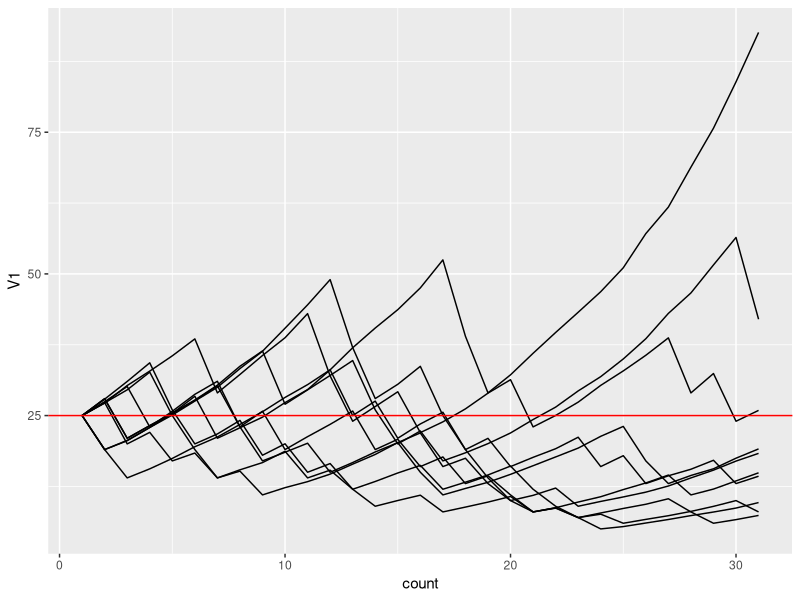
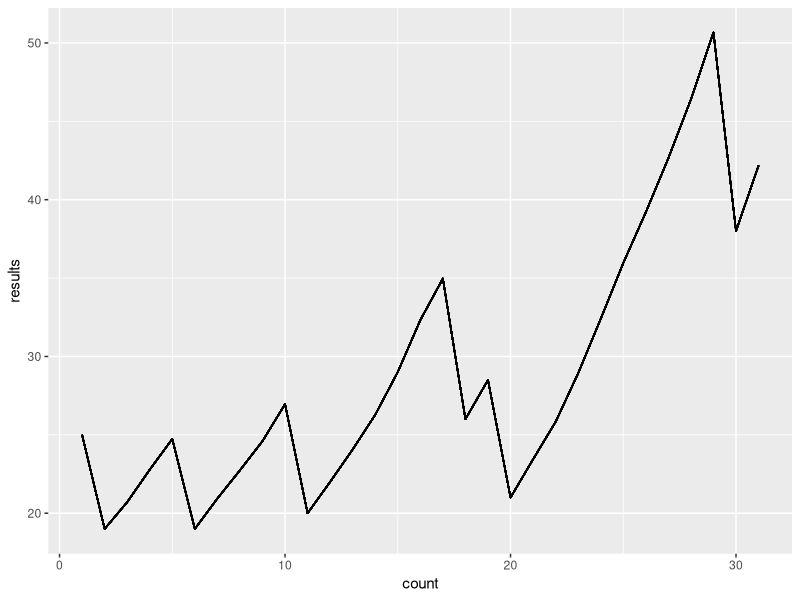
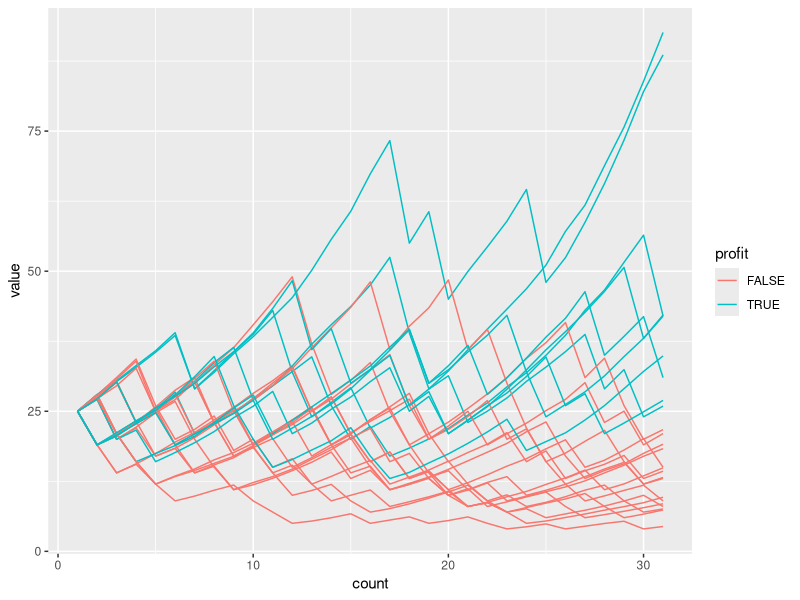
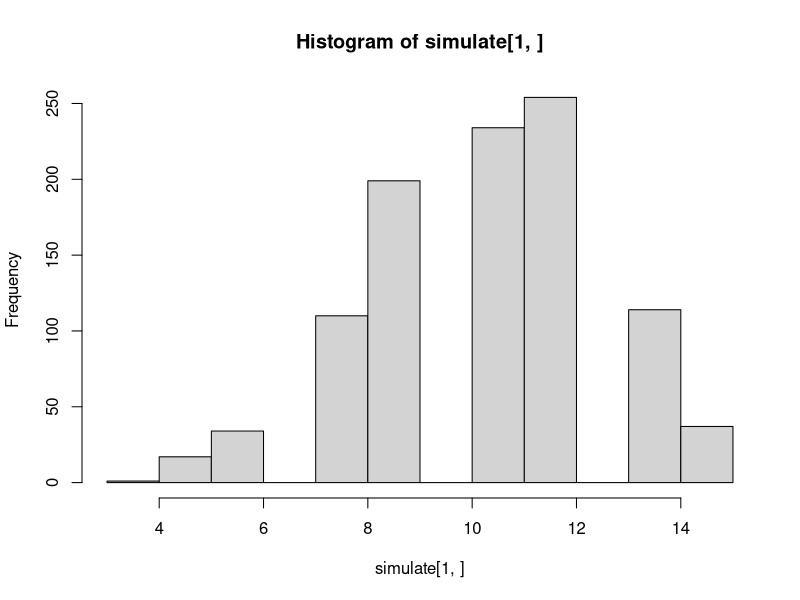

Here is the R script that generated these plots, in order:
# Load in the relevant packages
library(tidyverse)
library(reshape2)

simulator <- function(starting_bank = 10, n_bet, stake_proportion, odds_range = c(1.6, 1.8), win_perc) {
  # Loop through n_bet and simulate the result
  bank = starting_bank;
  bank_tracker = c(bank)
  
  for(i in 1:n_bet) {
    odds <- sample(seq(odds_range[1], odds_range[2], 0.01), 1)
    chance <- sample(1:100, 1)
    if(chance <= win_perc){
      bank = round((bank * (1 - stake_proportion)) + (bank * stake_proportion * odds), 2)
      stake <- bank * stake_proportion
      winnings <- (bank * stake_proportion * odds)
      print(paste("Won bet ", i, ": ", bank, sep = "" ))
    } else {
      bank = round(bank * 0.75)
      print(paste("Lost bet ", i, ": ", bank, sep = "" ))
    }
    bank_tracker = c(bank_tracker,  bank)
  }
  return(bank_tracker)

}


# Set up multiple trials 
perms <- 30
trials <- 25
results_frame <- matrix(ncol = trials, nrow = (perms + 1))

for(i in 1:trials){
  results <- unlist(simulator(starting_bank = 25, n_bet = perms, stake_proportion = 0.20, odds_range = c(1.4, 1.6), win_perc = 70))
  results_frame[,i] <- results
}
results_frame

new_results <- as.data.frame(results_frame)
new_results[,"count"] <- seq(1:(perms+1))

ggplot(data = new_results, aes(x=count)) + geom_line(aes(y=V1)) + geom_line(aes(y=V2)) + geom_line(aes(y=V3)) + geom_line(aes(y=V4)) + geom_line(aes(y=V5)) + geom_line(aes(y=V6)) + geom_line(aes(y=V7)) + geom_line(aes(y=V8)) + geom_line(aes(y=V9)) + geom_line(aes(y=V10)) + 
  geom_hline(yintercept = 25, colour = "red")
new_results[,1]
p <- ggplot()
for(i in 1:25){
  results <- new_results[,i]
  p <- p + geom_line(data = new_results, aes(x = count, y=results))
}
p


long_results <- melt(new_results, id.vars = "count")


profitable <- long_results %>% filter(count == 31) %>% mutate(profit = value > 25) %>% filter(profit == TRUE) %>% select(variable)
test_results <- long_results %>% mutate(profit = variable %in% profitable$variable)

ggplot(data = test_results) + geom_line(aes(x=count, y=value, group=variable, colour=profit))

outcomes <- c("Win", "Lose")
sample(outcomes, replace = TRUE, prob = c(.7, .3), size = 25)

probability_matrix = data.frame(EVENT = c("Win", "Lose"), PROBABILITY = c(.7,.3), PAYOUT = c(1.5, 0))
simulate <- rmultinom(prob = probability_matrix$PROBABILITY, n = 1000, size = 10)*probability_matrix$PAYOUT
table(apply(simulate, sum, MARGIN = 2) > 10)
hist(simulate[1,])
